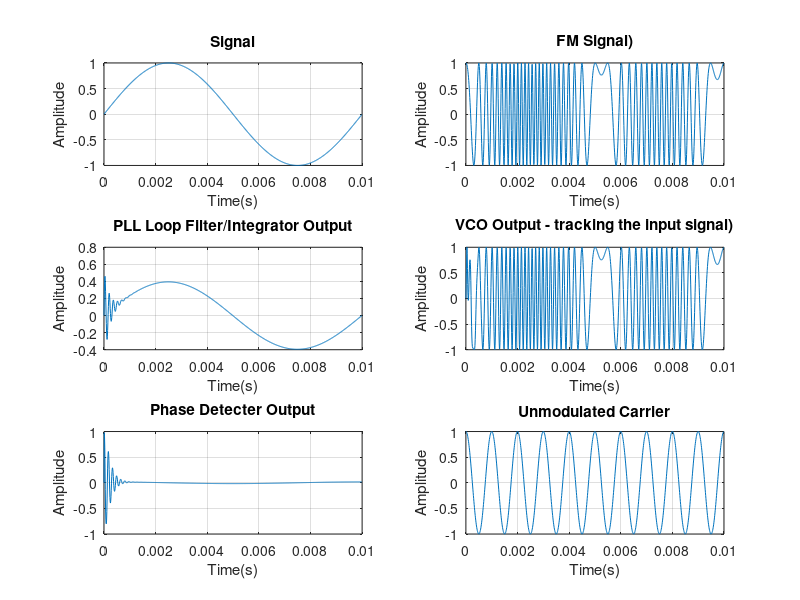

MATLAB code for this plot:
clc; clear all; close all; 
f=1000;%Carrier frequency 
fs=100000;%Sample frequency
N=5000;%Number of samples
Ts=1/fs;
t=(0:Ts:(N*Ts)- Ts);
f1=100;%Modulating frequency
msg=sin(2*pi*f1*t);
kf=.0628;%Modulation index
%Create the real and imaginary parts of a CW modulated carrier to be tracked.
Signal=exp(j*(2*pi*f*t+2*pi*kf*cumsum(msg)));%Modulated carrier
Signal1=exp(j*(2*pi*f*t));%Unmodulated carrier
%Initilize PLL Loop 
phi_hat(1)=30; 
e(1)=0; 
phd_output(1)=0; 
vco(1)=0; 
%Define Loop Filter parameters(Sets damping)
kp=0.15; %Proportional constant 
ki=0.1; %Integrator constant 
%PLL implementation 
for n=2:length(Signal) 
vco(n)=conj(exp(j*(2*pi*n*f/fs+phi_hat(n-1))));%Compute VCO 
phd_output(n)=imag(Signal(n)*vco(n));%Complex multiply VCO x Signal input 
e(n)=e(n-1)+(kp+ki)*phd_output(n)-ki*phd_output(n-1);%Filter integrator 
phi_hat(n)=phi_hat(n-1)+e(n);%Update VCO 
end; 
startplot = 1;
endplot = 1000;
subplot(3,2,1);
plot(t(startplot:endplot), msg(startplot:endplot));
title('Signal');
xlabel('Time(s)');
ylabel('Amplitude');
grid;
subplot(3,2,2);
plot(t(startplot:endplot), real(Signal(startplot:endplot)));
title('FM Signal)');
xlabel('Time(s)');
ylabel('Amplitude');
grid;
subplot(3,2,3);
plot(t(startplot:endplot), e(startplot:endplot));
title('PLL Loop Filter/Integrator Output');
xlabel('Time(s)');
ylabel('Amplitude');
grid;
subplot(3,2,4);
plot(t(startplot:endplot), real(vco(startplot:endplot)));
title('VCO Output - tracking the input signal)');
xlabel('Time(s)');
ylabel('Amplitude');
grid;
subplot(3,2,5);
plot(t(startplot:endplot), phd_output(startplot:endplot));
title('Phase Detecter Output');
xlabel('Time(s)');
ylabel('Amplitude');
grid;
subplot(3,2,6);
plot(t(startplot:endplot), real(Signal1(startplot:endplot)));
title('Unmodulated Carrier');
xlabel('Time(s)');
ylabel('Amplitude');
grid;